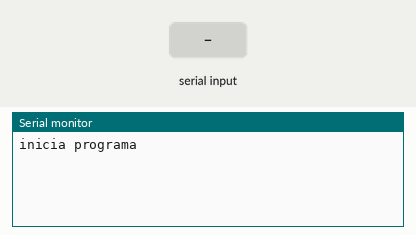
The sketch below on a simulated Arduino Uno, built with avr-gcc and run on an emulated ATmega328P. Parts: the last lines printed to the serial monitor. The test bench sets the inputs (shaded band).

Above: at 1.2 s.
1.3 s: "1" received over the second serial link
At 2.4 s:
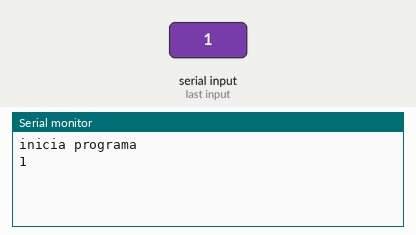
2.8 s: "0" received over the second serial link
At 3.5 s:
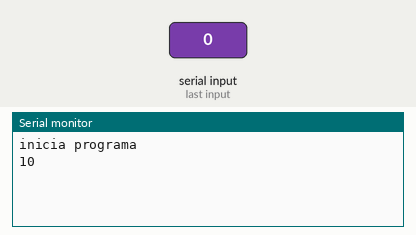

The sketch:

configuracion_BT.ino
```cpp
#include <SoftwareSerial.h>

SoftwareSerial bt(10, 11);

void setup() {
  // put your setup code here, to run once:
  bt.begin(9600);
  Serial.begin(9600);
  Serial.println("inicia programa");

}

void loop() {
  // put your main code here, to run repeatedly:
  if(bt.available()){
    Serial.write(bt.read());
  }
  if(Serial.available()){
    bt.write(Serial.read());
  }

//  for(byte i=0; i<128; i++){
//    Serial.write(i);
//    Serial.write(10);
//    delay(100);
//  }
//
//  delay(10000);

}
```

Measured:
- after the input at 1.3 s, the serial monitor: prints a new line at once (image 1)
- after the input at 2.8 s, the serial monitor: prints a new line at once (image 2)
